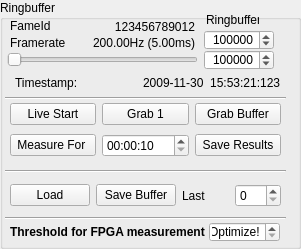
      <widget class="QGroupBox" name="groupBox_RB">
       <property name="geometry">
        <rect>
         <x>10</x>
         <y>7</y>
         <width>301</width>
         <height>249</height>
        </rect>
       </property>
       <property name="autoFillBackground">
        <bool>false</bool>
       </property>
       <property name="title">
        <string>Ringbuffer</string>
       </property>
       <widget class="Line" name="line_14">
        <property name="geometry">
         <rect>
          <x>5</x>
          <y>90</y>
          <width>281</width>
          <height>16</height>
         </rect>
        </property>
        <property name="orientation">
         <enum>Qt::Horizontal</enum>
        </property>
       </widget>
       <widget class="QLabel" name="label_38">
        <property name="geometry">
         <rect>
          <x>206</x>
          <y>10</y>
          <width>53</width>
          <height>20</height>
         </rect>
        </property>
        <property name="text">
         <string>Ringbuffer</string>
        </property>
       </widget>
       <widget class="QSpinBox" name="m_sbSizeControlbuffer">
        <property name="geometry">
         <rect>
          <x>204</x>
          <y>30</y>
          <width>70</width>
          <height>20</height>
         </rect>
        </property>
        <property name="minimumSize">
         <size>
          <width>70</width>
          <height>0</height>
         </size>
        </property>
        <property name="wrapping">
         <bool>true</bool>
        </property>
        <property name="alignment">
         <set>Qt::AlignRight|Qt::AlignTrailing|Qt::AlignVCenter</set>
        </property>
        <property name="accelerated">
         <bool>true</bool>
        </property>
        <property name="correctionMode">
         <enum>QAbstractSpinBox::CorrectToNearestValue</enum>
        </property>
        <property name="keyboardTracking">
         <bool>false</bool>
        </property>
        <property name="maximum">
         <number>1000000</number>
        </property>
        <property name="value">
         <number>1000000</number>
        </property>
       </widget>
       <widget class="QSlider" name="m_slBuffer">
        <property name="geometry">
         <rect>
          <x>7</x>
          <y>52</y>
          <width>191</width>
          <height>16</height>
         </rect>
        </property>
        <property name="orientation">
         <enum>Qt::Horizontal</enum>
        </property>
       </widget>
       <widget class="QSpinBox" name="m_sbBuffer">
        <property name="geometry">
         <rect>
          <x>204</x>
          <y>50</y>
          <width>70</width>
          <height>20</height>
         </rect>
        </property>
        <property name="minimumSize">
         <size>
          <width>70</width>
          <height>0</height>
         </size>
        </property>
        <property name="wrapping">
         <bool>true</bool>
        </property>
        <property name="alignment">
         <set>Qt::AlignRight|Qt::AlignTrailing|Qt::AlignVCenter</set>
        </property>
        <property name="buttonSymbols">
         <enum>QAbstractSpinBox::UpDownArrows</enum>
        </property>
        <property name="accelerated">
         <bool>true</bool>
        </property>
        <property name="correctionMode">
         <enum>QAbstractSpinBox::CorrectToNearestValue</enum>
        </property>
        <property name="suffix">
         <string/>
        </property>
        <property name="maximum">
         <number>8888888</number>
        </property>
        <property name="value">
         <number>1234567</number>
        </property>
       </widget>
       <widget class="Line" name="line_16">
        <property name="geometry">
         <rect>
          <x>5</x>
          <y>163</y>
          <width>281</width>
          <height>16</height>
         </rect>
        </property>
        <property name="orientation">
         <enum>Qt::Horizontal</enum>
        </property>
       </widget>
       <widget class="Line" name="line_18">
        <property name="geometry">
         <rect>
          <x>5</x>
          <y>210</y>
          <width>281</width>
          <height>16</height>
         </rect>
        </property>
        <property name="orientation">
         <enum>Qt::Horizontal</enum>
        </property>
       </widget>
       <widget class="QLabel" name="m_lframeNum">
        <property name="geometry">
         <rect>
          <x>100</x>
          <y>19</y>
          <width>95</width>
          <height>15</height>
         </rect>
        </property>
        <property name="minimumSize">
         <size>
          <width>90</width>
          <height>15</height>
         </size>
        </property>
        <property name="maximumSize">
         <size>
          <width>95</width>
          <height>15</height>
         </size>
        </property>
        <property name="font">
         <font>
          <family>MS Shell Dlg 2</family>
         </font>
        </property>
        <property name="text">
         <string>123456789012</string>
        </property>
        <property name="alignment">
         <set>Qt::AlignRight|Qt::AlignTrailing|Qt::AlignVCenter</set>
        </property>
       </widget>
       <widget class="QLabel" name="m_lFramerate">
        <property name="geometry">
         <rect>
          <x>85</x>
          <y>35</y>
          <width>110</width>
          <height>15</height>
         </rect>
        </property>
        <property name="minimumSize">
         <size>
          <width>90</width>
          <height>15</height>
         </size>
        </property>
        <property name="maximumSize">
         <size>
          <width>110</width>
          <height>15</height>
         </size>
        </property>
        <property name="font">
         <font>
          <family>MS Shell Dlg 2</family>
         </font>
        </property>
        <property name="text">
         <string>200.00Hz (5.00ms)</string>
        </property>
        <property name="alignment">
         <set>Qt::AlignRight|Qt::AlignTrailing|Qt::AlignVCenter</set>
        </property>
       </widget>
       <widget class="QSpinBox" name="m_sbThreshold">
        <property name="geometry">
         <rect>
          <x>209</x>
          <y>222</y>
          <width>71</width>
          <height>20</height>
         </rect>
        </property>
        <property name="alignment">
         <set>Qt::AlignRight|Qt::AlignTrailing|Qt::AlignVCenter</set>
        </property>
        <property name="specialValueText">
         <string>Optimize!</string>
        </property>
        <property name="minimum">
         <number>0</number>
        </property>
        <property name="maximum">
         <number>100</number>
        </property>
       </widget>
       <widget class="QLabel" name="label_100">
        <property name="geometry">
         <rect>
          <x>10</x>
          <y>222</y>
          <width>211</width>
          <height>20</height>
         </rect>
        </property>
        <property name="font">
         <font>
          <weight>75</weight>
          <bold>true</bold>
         </font>
        </property>
        <property name="text">
         <string>Threshold for FPGA measurement </string>
        </property>
       </widget>
       <widget class="QLabel" name="label_3">
        <property name="geometry">
         <rect>
          <x>10</x>
          <y>19</y>
          <width>46</width>
          <height>13</height>
         </rect>
        </property>
        <property name="text">
         <string>FameId</string>
        </property>
       </widget>
       <widget class="QLabel" name="label_4">
        <property name="geometry">
         <rect>
          <x>10</x>
          <y>35</y>
          <width>61</width>
          <height>16</height>
         </rect>
        </property>
        <property name="text">
         <string>Framerate</string>
        </property>
       </widget>
       <widget class="QWidget" name="horizontalLayoutWidget">
        <property name="geometry">
         <rect>
          <x>10</x>
          <y>70</y>
          <width>271</width>
          <height>21</height>
         </rect>
        </property>
        <layout class="QHBoxLayout" name="horizontalLayout">
         <property name="leftMargin">
          <number>5</number>
         </property>
         <property name="topMargin">
          <number>5</number>
         </property>
         <item>
          <widget class="QLabel" name="label_29">
           <property name="text">
            <string>Timestamp:</string>
           </property>
          </widget>
         </item>
         <item>
          <widget class="QLabel" name="m_lTimestamp">
           <property name="font">
            <font>
             <family>MS Shell Dlg 2</family>
            </font>
           </property>
           <property name="text">
            <string>2009-11-30  15:53:21:123</string>
           </property>
          </widget>
         </item>
        </layout>
       </widget>
       <widget class="QWidget" name="gridLayoutWidget_6">
        <property name="geometry">
         <rect>
          <x>10</x>
          <y>100</y>
          <width>271</width>
          <height>61</height>
         </rect>
        </property>
        <layout class="QGridLayout" name="gridLayout_6">
         <item row="0" column="0">
          <widget class="QPushButton" name="m_btnGrabContinuous">
           <property name="text">
            <string>Live Start</string>
           </property>
           <property name="checkable">
            <bool>true</bool>
           </property>
           <property name="checked">
            <bool>false</bool>
           </property>
          </widget>
         </item>
         <item row="1" column="0">
          <widget class="QPushButton" name="m_btnGrabN">
           <property name="text">
            <string>Measure For </string>
           </property>
           <property name="checkable">
            <bool>false</bool>
           </property>
           <property name="checked">
            <bool>false</bool>
           </property>
          </widget>
         </item>
         <item row="0" column="1">
          <widget class="QPushButton" name="m_btnGrabSingle">
           <property name="text">
            <string>Grab 1</string>
           </property>
          </widget>
         </item>
         <item row="0" column="2">
          <widget class="QPushButton" name="m_btnGrabBuffer">
           <property name="text">
            <string>Grab Buffer</string>
           </property>
          </widget>
         </item>
         <item row="1" column="1">
          <widget class="QTimeEdit" name="m_timeEdit">
           <property name="maximumTime">
            <time>
             <hour>5</hour>
             <minute>0</minute>
             <second>0</second>
            </time>
           </property>
           <property name="minimumTime">
            <time>
             <hour>0</hour>
             <minute>0</minute>
             <second>10</second>
            </time>
           </property>
           <property name="currentSection">
            <enum>QDateTimeEdit::SecondSection</enum>
           </property>
           <property name="displayFormat">
            <string notr="true">HH:mm:ss</string>
           </property>
           <property name="currentSectionIndex">
            <number>2</number>
           </property>
           <property name="time">
            <time>
             <hour>0</hour>
             <minute>0</minute>
             <second>10</second>
            </time>
           </property>
          </widget>
         </item>
         <item row="1" column="2">
          <widget class="QPushButton" name="m_saveMeasure">
           <property name="enabled">
            <bool>true</bool>
           </property>
           <property name="text">
            <string>Save Results</string>
           </property>
           <property name="checkable">
            <bool>false</bool>
           </property>
           <property name="autoDefault">
            <bool>false</bool>
           </property>
          </widget>
         </item>
        </layout>
       </widget>
       <widget class="QWidget" name="horizontalLayoutWidget_2">
        <property name="geometry">
         <rect>
          <x>10</x>
          <y>180</y>
          <width>271</width>
          <height>31</height>
         </rect>
        </property>
        <layout class="QHBoxLayout" name="horizontalLayout_2">
         <item>
          <widget class="QPushButton" name="m_btnLoadBuffer">
           <property name="text">
            <string>Load</string>
           </property>
          </widget>
         </item>
         <item>
          <widget class="QPushButton" name="m_btnSaveBuffer">
           <property name="text">
            <string>Save Buffer</string>
           </property>
          </widget>
         </item>
         <item>
          <widget class="QLabel" name="label_86">
           <property name="text">
            <string>Last</string>
           </property>
          </widget>
         </item>
         <item>
          <widget class="QSpinBox" name="m_sbImagebufferSaveCount">
           <property name="minimumSize">
            <size>
             <width>40</width>
             <height>0</height>
            </size>
           </property>
          </widget>
         </item>
        </layout>
       </widget>
      </widget>
